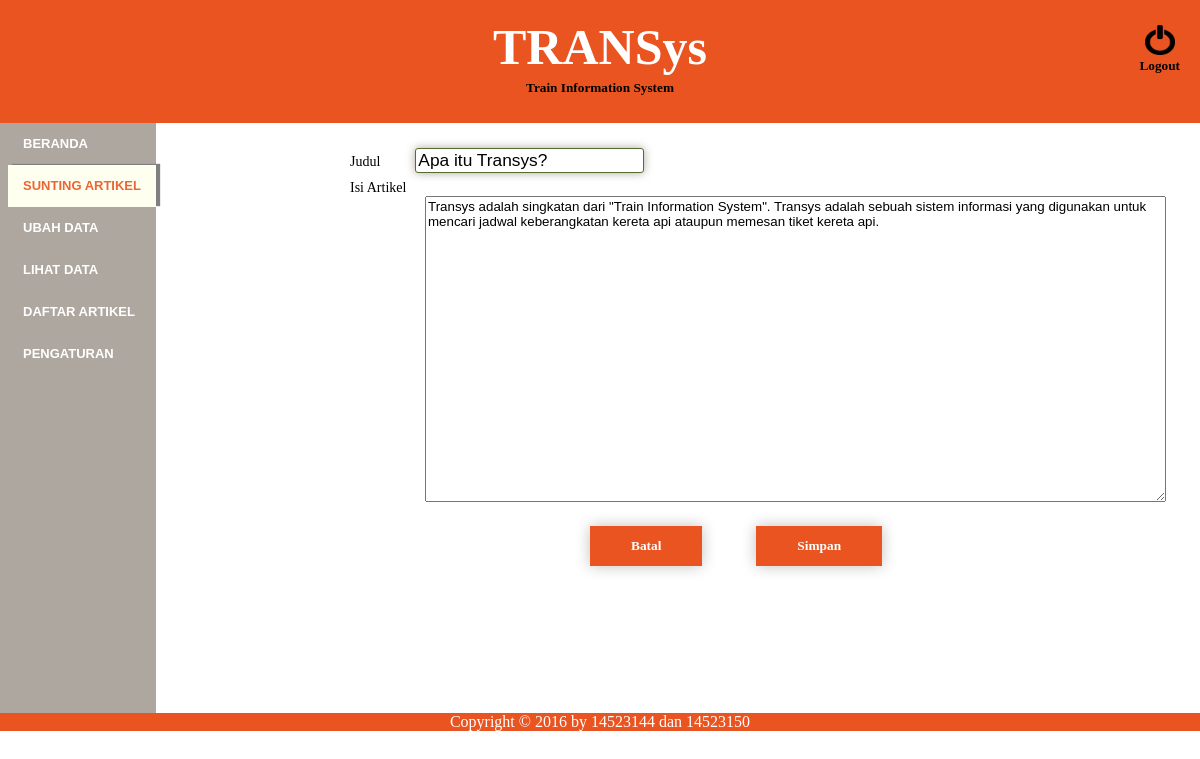
The app's page /edit_artikel.php?id=3 (signed in) with its own data.
### tables this page shows
CREATE TABLE `ARTIKEL` (
  `id` int(11) NOT NULL,
  `judul` text NOT NULL,
  `isi` text NOT NULL,
  `tanggal` date NOT NULL
);

### edit_artikel.php (the view, shortened to what this page needs)
<!DOCTYPE html>
<html>
	<head>
		<link rel="stylesheet" type="text/css" href="css/style2.css">
	</head>
		<body>
			<aside>
				<a href="proses/logout.php">
					<img src="images/logout.png">
					<h5>Logout</h5>
				</a>
			</aside>
				<header>
					<h1>TRANSys</h1>
					<h5>Train Information System</h5>
				</header>
						<nav>
							<ul>
								<li><a href="adminhome.php">Beranda</a></li>
								<li class="active"><a class="active"  href="suntingartikel.php">Sunting Artikel</a></li>
								<li><a href="ubahdata.php">Ubah Data</a></li>
								<li><a href="lihatdata.php">Lihat Data</a></li>
								<li><a href="lihatartikel.php">Daftar Artikel</a></li>
								<li><a href="pengaturan.php">Pengaturan</a></li>
							</ul>
						</nav>
				<div>
					<form method="POST" action="proses/edit_artikel.php">
						<?php
							$id = $_GET['id'];
							$database = mysqli_connect("localhost","root","","usertransys");
							$query = mysqli_query($database,"SELECT * FROM ARTIKEL WHERE id =$id");
							$data = mysqli_fetch_array($query);
								echo "<label>Judul</label>";
								echo "<input class='judul' name='judul' type='text' value='".$data['judul']."'><br>";
								echo "<label>Isi Artikel</label><br>";
								echo "<textarea class='isi' name='isi' rows='20' cols='90'>".$data['isi']."</textarea>";
						?>
						<button class="batal" type="submit" name="batal">Batal</button>
						<button class="simpan" type="submit" name="simpan">Simpan</button>
					</form>
				</div>
					<footer>
						Copyright &copy 2016 by 14523144 dan 14523150
					</footer>
		</body>
</html>

### css/style2.css (style rules this page uses)
body { margin: 0; padding: 0; background-color: white; }
header { text-align: center; background-color: #E95420; padding: 10px; color: white; font-weight: bold; line-height: 7px; font-family: Comic Sans MS; }
header h1 { font-size: 50px; }
header h5 { color: black; }
aside { margin-top: 25px; margin-right: 20px; position: absolute; right: 0; text-align: center; line-height: 1px; }
aside a { text-decoration: none; color: black; font-weight: bold; }
img { width: 30px; height: 30px; margin-bottom: -12px; }
nav { float: left; background-color: #AEA79F; margin-right: 30px; margin-left: -32px; height: 590px; }
nav ul { list-style: none; margin: 0; }
nav li { line-height: 42px; text-transform: uppercase; font-weight: bold; font-size: 13px; font-family: Arial; }
nav a { text-decoration: none; color: white; padding: 8px 15px; }
form { font-family: Comic Sans MS; margin-left: 350px; margin-top: 25px; }
input { border: 1px solid #556B2F; border-radius: 3px; box-shadow: 0px 0px 10px #AEA79F;; font-size: 13pt; margin-bottom: 5px; }
button { margin-top: 20px; height: 40px; background-color: #E95420; color: white; padding: 10px 40px; border: 1px solid #E95420; cursor: pointer; font-weight: bolder; box-shadow: 0px 0px 15px silver; font-family: Comic Sans MS; }
.batal { margin-left: 240px; margin-right: 50px; }
.isi { margin-left: 75px; font-family: arial; }
footer { clear: left; text-align: center; background-color: #E95420; color: white; font-family: Comic Sans MS; }
a.active { color: #EB6536; font-weight: bold; cursor: default; }
li.active { background-color: #FFFFF0; box-shadow: 4px -1px 1px #808080; }
label { font-size: 14px; }
.judul { margin-left: 35px; }

### records on screen
artikel: judul "Apa itu Transys?", isi "Transys adalah singkatan dari \"Train Information System\". Transys adalah sebuah sistem informasi yang digunakan untuk mencari jadwal keberangkatan kereta api ataupun memesan tiket kereta api."
